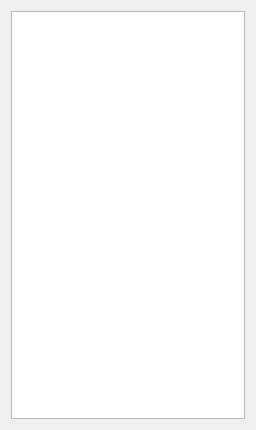
<?xml version="1.0" encoding="UTF-8"?>
<ui version="4.0">
 <class>FileEncodingTransformDragIn</class>
 <widget class="QWidget" name="FileEncodingTransformDragIn">
  <property name="geometry">
   <rect>
    <x>0</x>
    <y>0</y>
    <width>256</width>
    <height>430</height>
   </rect>
  </property>
  <property name="windowTitle">
   <string>FileEncodingTransformDragIn</string>
  </property>
  <layout class="QHBoxLayout" name="horizontalLayout">
   <item>
    <widget class="QListView" name="listView"/>
   </item>
  </layout>
 </widget>
 <resources/>
 <connections/>
</ui>
